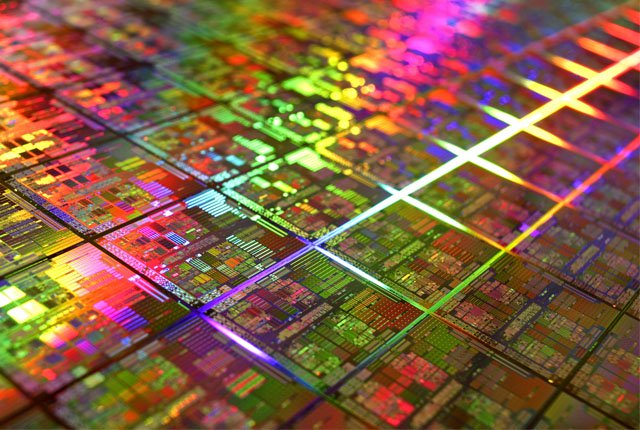
#> input picture prof/myimage.jpg, 640 x 430 px
$ python cropper.py ../../prof/myimage.jpg out.png
#> lines starting #> are read from the running program, lines starting #| are printed output that depends on the picture
#!/usr/bin/env python
import os
import sys
import itertools
import PIL
from PIL import Image

HEIGHT_BEGIN = 245
HEIGHT_END = 535

WIDTH_BEGIN = 0
WIDTH_END = -1

def main():
    input_file = sys.argv[1]
    output_file = sys.argv[2]

    print('Cropping image:', input_file)

    im = Image.open(input_file)
#> im is the input picture: PIL image 640x430 RGB; mean R, G, B 132.2, 94.2, 66.7
    w, h = im.size
#> w = 640; h = 430

    w_begin = 0 if WIDTH_BEGIN == -1 else WIDTH_BEGIN
    w_end = w if WIDTH_END == -1 else WIDTH_END
#> w_end = 640
    h_begin = 0 if HEIGHT_BEGIN == -1 else HEIGHT_BEGIN
    h_end = h if HEIGHT_END == -1 else HEIGHT_END
#> h_end = 535

    img_new = im.crop((w_begin, h_begin, w_end, h_end))
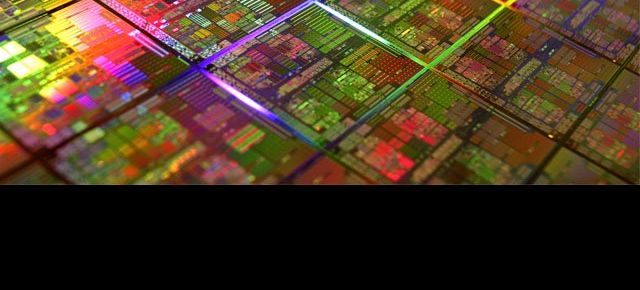
#> img_new: PIL image 640x290 RGB; mean R, G, B 72.5, 54.3, 33.3

    img_new.save(output_file)


if __name__ == '__main__':
    main()
